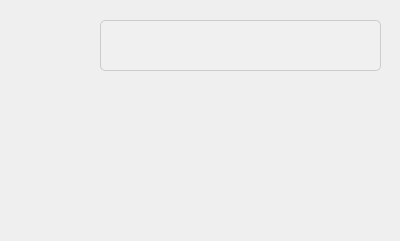
<?xml version="1.0" encoding="UTF-8"?>
<ui version="4.0">
 <class>Dialog</class>
 <widget class="QDialog" name="Dialog">
  <property name="geometry">
   <rect>
    <x>0</x>
    <y>0</y>
    <width>400</width>
    <height>241</height>
   </rect>
  </property>
  <property name="windowTitle">
   <string>Dialog</string>
  </property>
  <property name="styleSheet">
   <string notr="true"/>
  </property>
  <widget class="QLabel" name="label">
   <property name="geometry">
    <rect>
     <x>20</x>
     <y>20</y>
     <width>61</width>
     <height>61</height>
    </rect>
   </property>
   <property name="text">
    <string/>
   </property>
   <property name="pixmap">
    <pixmap>../images/download.png</pixmap>
   </property>
  </widget>
  <widget class="QLabel" name="username_label">
   <property name="geometry">
    <rect>
     <x>100</x>
     <y>20</y>
     <width>281</width>
     <height>51</height>
    </rect>
   </property>
   <property name="styleSheet">
    <string notr="true"> QLabel {
	font: 14pt &quot;Segoe UI&quot;;
        border: 1px solid #ccc;
        border-radius: 5px;
        padding: 5px;
        background-color: #f0f0f0;
    }
    QLabel:hover {
        border-color: #aaa;
    }</string>
   </property>
   <property name="text">
    <string/>
   </property>
  </widget>
  <widget class="QLabel" name="rating_label">
   <property name="geometry">
    <rect>
     <x>20</x>
     <y>120</y>
     <width>261</width>
     <height>31</height>
    </rect>
   </property>
   <property name="styleSheet">
    <string notr="true">QLabel {
	font: 14pt &quot;Segoe UI&quot;;
        padding: 5px;
    }
    QLabel:hover {
        border-color: #aaa;
    }</string>
   </property>
   <property name="text">
    <string/>
   </property>
  </widget>
  <widget class="QLabel" name="games_played_label">
   <property name="geometry">
    <rect>
     <x>20</x>
     <y>170</y>
     <width>261</width>
     <height>31</height>
    </rect>
   </property>
   <property name="styleSheet">
    <string notr="true">QLabel {
	font: 14pt &quot;Segoe UI&quot;;
        padding: 5px;
    }
    QLabel:hover {
        border-color: #aaa;
    }</string>
   </property>
   <property name="text">
    <string/>
   </property>
  </widget>
 </widget>
 <resources/>
 <connections/>
</ui>
